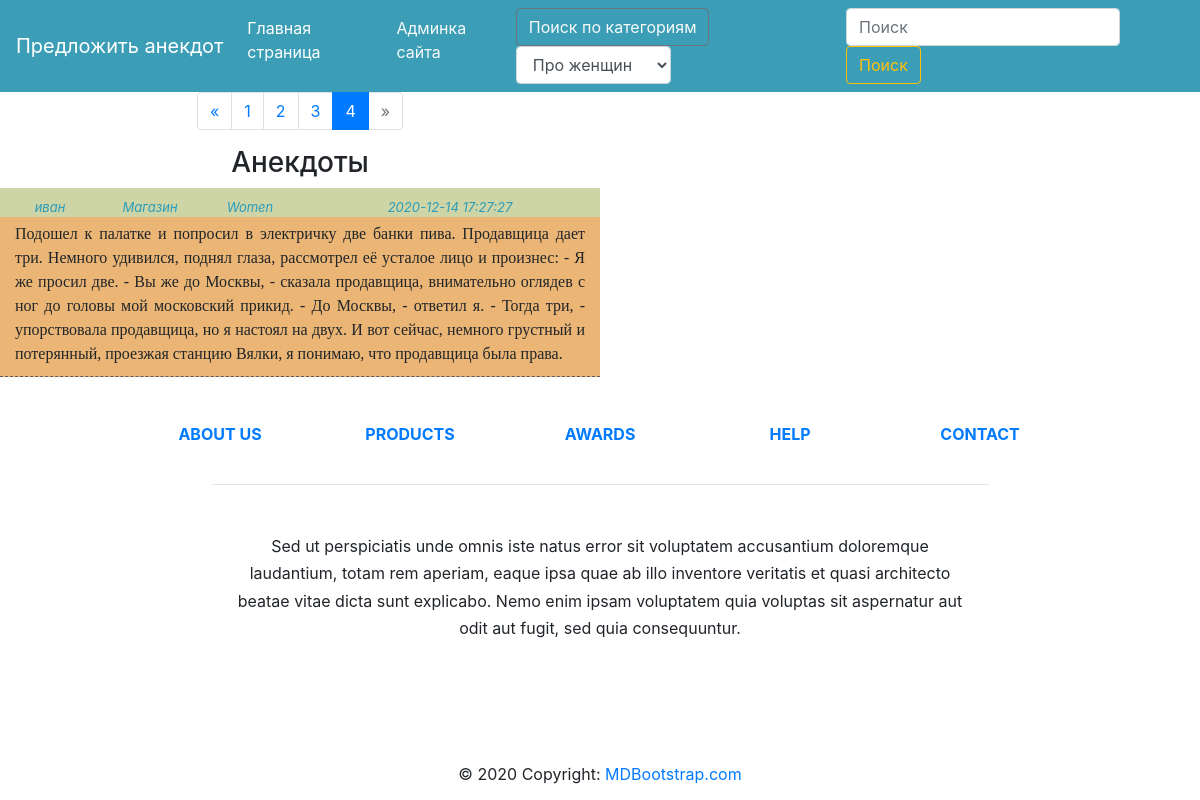
The page /main.php?page=4 on the database its author committed.
### tables this page shows
CREATE TABLE `anecdot` (
  `id` int(11) NOT NULL,
  `user_name` varchar(128) DEFAULT NULL,
  `title` varchar(132) DEFAULT NULL,
  `text` text,
  `category` varchar(128) DEFAULT NULL,
  `date` datetime DEFAULT NULL,
  `is_approved` tinyint(1) DEFAULT '0'
);

### main.php (the view, shortened to what this page needs)
<?php
require "elem/init.php";
function getMainPage($link)
{
    if (isset($_GET['page'])){
        $page = $_GET['page'];
    }else{
        $page = 1;
    }
    $notesOnPage = 2;
    $from = ($page - 1) * $notesOnPage;
    $prevPage = $page - 1;
    if ($page == 1){
        $disabledPrev = " disabled";
    }else{
        $disabledPrev = '';
    }
    $content = "
                <div class='container-fluid'>
                     <div class='row'>
                        <div class='col-md-6''>";
    $content .= "
                    <nav aria-label=\"Page navigation example\">
                      <ul class=\"pagination justify-content-center\">
                        <li class=\"page-item$disabledPrev\">
                          <a class=\"page-link\" href=\"?page=$prevPage\" aria-label=\"Previous\">
                            <span aria-hidden=\"true\">&laquo;</span>
                            <span class=\"sr-only\">Previous</span>
                          </a>
                        </li>";
    $query = "SELECT COUNT(*) as count FROM anecdot WHERE `is_approved` = 1";
    $result = mysqli_query($link, $query) or die(mysqli_error($link));
    $count = mysqli_fetch_assoc($result)['count'];
    $countPages = ceil($count / $notesOnPage);
    for ($i = 1; $i <= $countPages ; $i++) {
        if ($page == $i) {
            $style = " active";
        } else {
            $style = '';
        }
        $content .= "<li class=\"page-item$style\"><a class=\"page-link\" href=\"?page=$i\">$i</a></li>";
    }
    $nextPage = $page + 1;
    if ($page == $countPages){
        $disabledNext = " disabled";
    }else{
        $disabledNext = '';
    }
    $content .= "        <li class=\"page-item$disabledNext\">
                          <a class=\"page-link\" href=\"?page=$nextPage\" aria-label=\"Next\">
                            <span aria-hidden=\"true\">&raquo;</span>
                            <span class=\"sr-only\">Next</span>
                          </a>
                        </li>
                      </ul>
                    </nav>
                   </div>
                </div>";
    $content .= "<div class='row'>
                         <div class='col-md-6' style='text-align: center'><h3>Анекдоты</h3>
                         </div>
                 </div>";
    $query = "SELECT * FROM anecdot WHERE is_approved = true ORDER BY `date` DESC LIMIT $from, $notesOnPage";
    $result = mysqli_query($link, $query) or die(mysqli_error($link));
    for ($data = []; $row = mysqli_fetch_assoc($result) ; $data[] = $row);
    foreach ($data as $item) {
        $content .=
            "<div class='row' style='font-size: 13px; color: #2b9dba; font-style: italic'>
                        <div class='col-md-1' style='text-align: center;background-color: #cdd4a6; padding-top: 10px'>{$item['user_name']}</div>
                        <div class='col-md-1' style='text-align: center;background-color: #cdd4a6; padding-top: 10px'>{$item['title']}</div>
                        <div class='col-md-1' style='text-align: center;background-color: #cdd4a6; padding-top: 10px'>{$item['category']}</div>
                        <div class='col-md-3' style='text-align: center;background-color: #cdd4a6; padding-top: 10px'>{$item['date']}</div>
             </div>
             <div class='row' style='font-family: Cambria Regular'>
                 <div class='col-md-6' style='text-align: justify; background-color: #eab575;border-bottom: 1px dashed #665656; padding-top: 5px;padding-bottom: 10px'>{$item['text']}
                 </div>
             </div>
             ";
    }
    $content .= "</div>";
    echo $content;
}
require 'templates/header.php';
getMainPage($link);
require 'templates/footer.php';

### rows shown on the page
anecdot: user_name "иван", title "Магазин", category "Women", date "2020-12-14 17:27:27", text "Подошел к палатке и попросил в электричку две банки пива. Продавщица дает три. Немного удивился, поднял глаза, рассмотрел её усталое лицо и произнес: - Я же просил две. - Вы же до Москвы, - сказала продавщица, внимательно оглядев с ног до головы мой московский прикид. - До Москвы, - ответил я. - Тогда три, - упорствовала продавщица, но я настоял на двух. И вот сейчас, немного грустный и потерянный, проезжая станцию Вялки, я понимаю, что продавщица была права."
